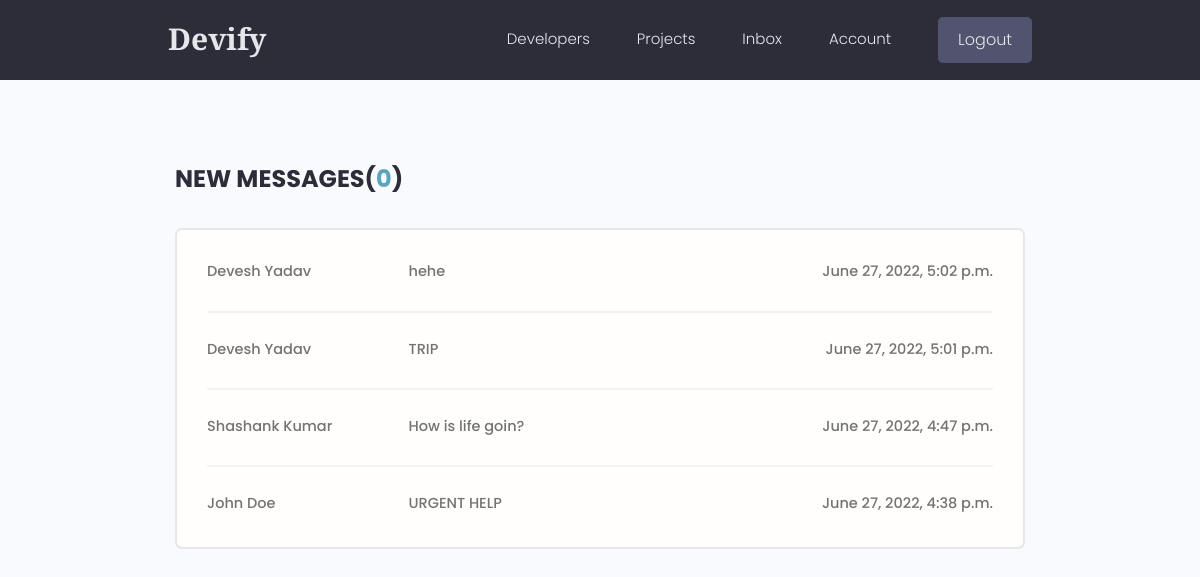
Page /inbox/ (signed in) on the earlier database version.
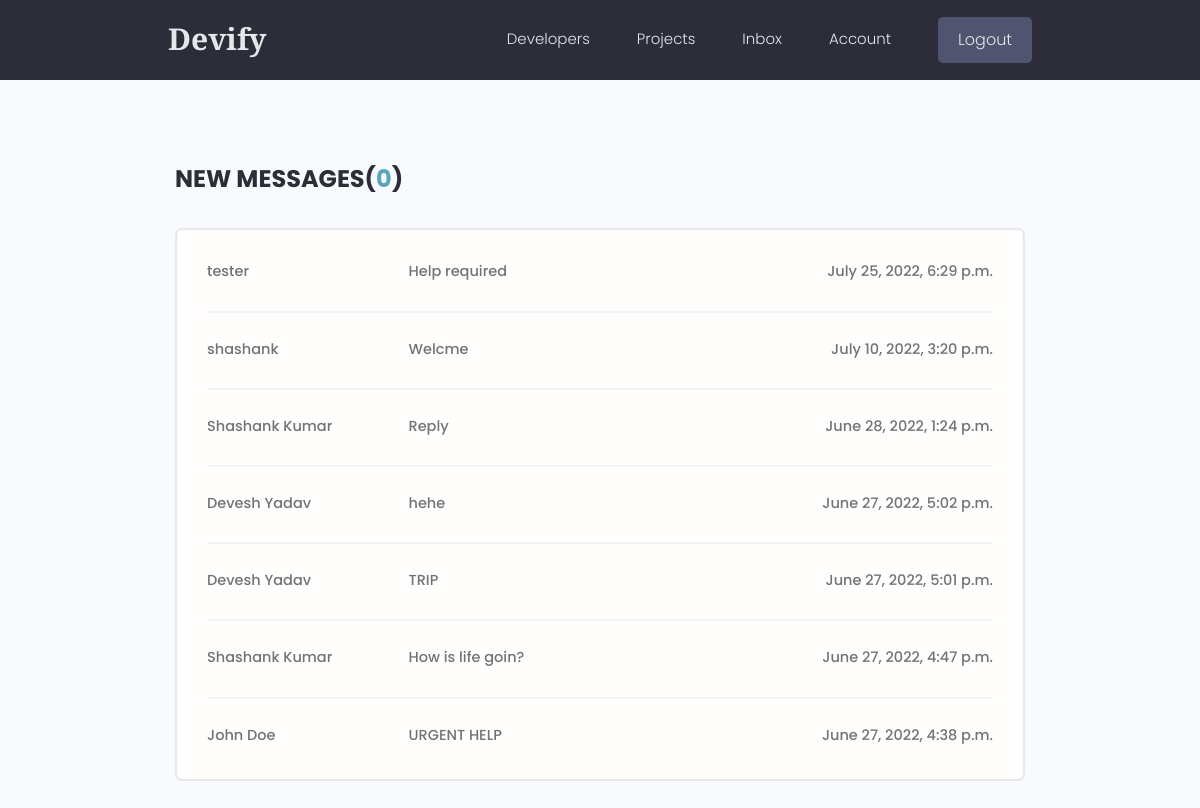
Same page on the later database version.
### users/models.py (models this page shows, shortened)
class Message(models.Model):
    sender = models.ForeignKey(
        Profile, on_delete=models.SET_NULL, null=True, blank=True)
    recipient = models.ForeignKey(
        Profile, on_delete=models.SET_NULL, null=True, blank=True, related_name="messages")
    name = models.CharField(max_length=200, null=True, blank=True)
    email = models.EmailField(max_length=200, null=True, blank=True)
    subject = models.CharField(max_length=200, null=True, blank=True)
    body = models.TextField()
    is_read = models.BooleanField(default=False, null=True)
    created = models.DateTimeField(auto_now_add=True)
    id = models.UUIDField(default=uuid.uuid4, unique=True,
                          primary_key=True, editable=False)
    class Meta:
        ordering = ['is_read', '-created']

### users/views.py (the view)
# urls.py: path('inbox/',views.inbox,name="inbox"),
@login_required(login_url='login')
def inbox(request):
    profile = request.user.profile
    messageRequests = profile.messages.all()
    unreadCount = messageRequests.filter(is_read=False).count()
    context = {'messageRequests': messageRequests, 'unreadCount': unreadCount}
    return render(request, 'users/inbox.html', context)

### users/templates/users/inbox.html
{% extends 'main.html' %}
{% block content %}
<main class="inbox my-xl">
  <div class="content-box">
    <h3 class="inbox__title">New Messages(<span>{{unreadCount}}</span>)</h3>
    <ul class="messages">
      {% for message in messageRequests %}
      {% if message.is_read == False %}
      <li class="message message--unread">
        {% else %}
      <li class="message">
        {% endif %}
        <a href="{% url 'message' message.id %}">
          <span class="message__author">{{message.name}}</span>
          <span class="message__subject">{{message.subject}}</span>
          <span class="message__date">{{message.created}}</span>
        </a>
      </li>
      {% endfor %}
    </ul>
  </div>
</main>
{% endblock content %}

Differences in the rows shown:
added Message: name "tester", subject "Help required", created "July 25, 2022, 6:29 p.m."
added Message: name "shashank", subject "Welcme", created "July 10, 2022, 3:20 p.m."
added Message: name "Shashank Kumar", subject "Reply", created "June 28, 2022, 1:24 p.m."
